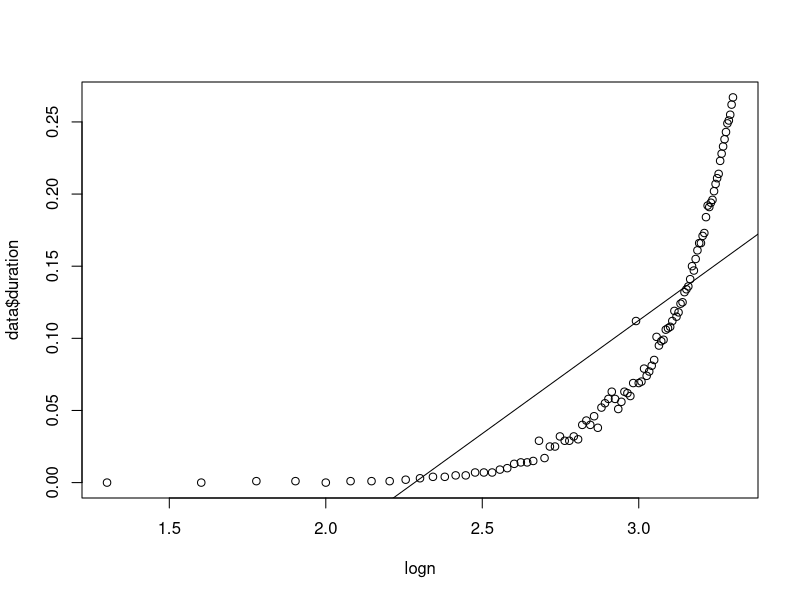
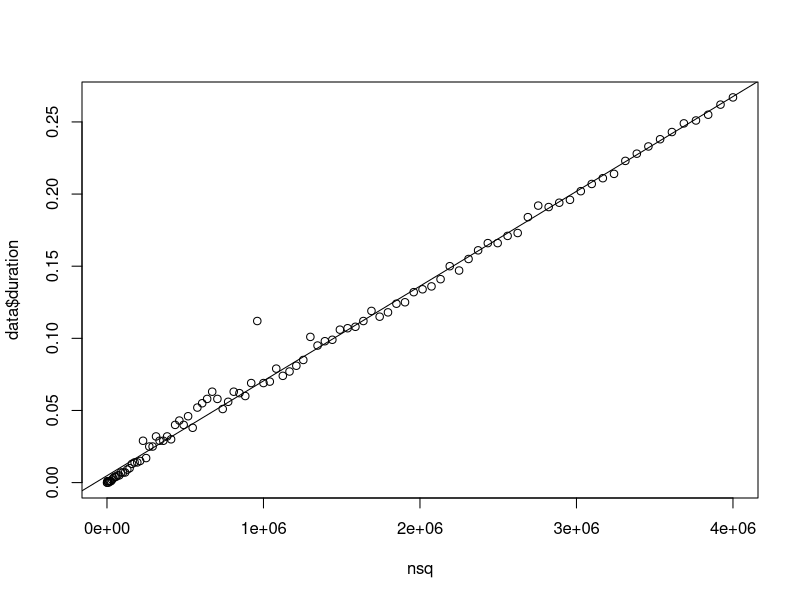
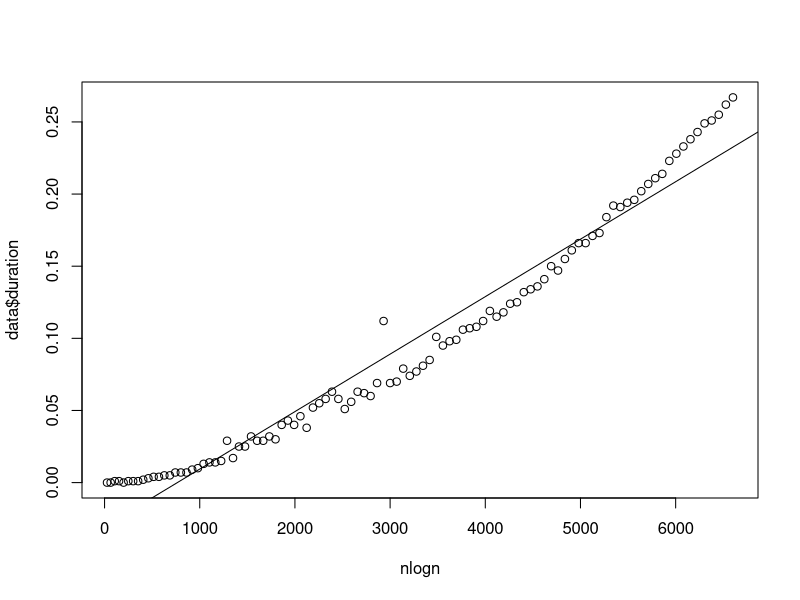

Generate these figures, in order, with R:
library(readr)
data = read_csv("test.csv")

logn = log10(data$size)
mlogn = lm(data$duration ~ logn)
summary(mlogn)

plot(logn,data$duration)
abline(mlogn)


nsq = data$size^2
mnsq = lm(data$duration ~ nsq)
summary(mnsq)

plot(nsq, data$duration)
abline(mnsq)

nlogn = data$size * log10(data$size)
mnlogn = lm(data$duration ~ nlogn)
summary(mnlogn)

plot(nlogn,data$duration)
abline(mnlogn)